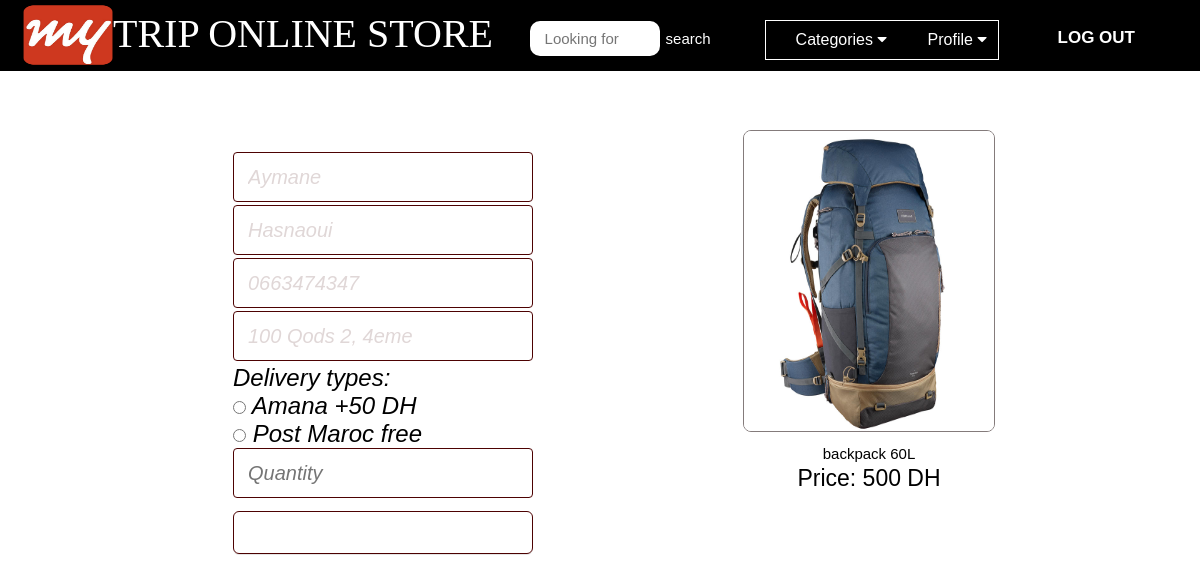
The page /orderform.php?poid=77 (signed in) on the database its author committed.
### tables this page shows
CREATE TABLE IF NOT EXISTS `user` (
  `id` int(11) NOT NULL AUTO_INCREMENT,
  `firstName` varchar(25) NOT NULL,
  `lastName` varchar(25) NOT NULL,
  `email` varchar(100) NOT NULL,
  `mobile` varchar(20) NOT NULL,
  `address` varchar(120) NOT NULL,
  `password` varchar(100) NOT NULL,
  `confirmCode` varchar(10) NOT NULL,
  `activation` varchar(10) NOT NULL DEFAULT 'no',
  PRIMARY KEY (`id`)
);

CREATE TABLE IF NOT EXISTS `products` (
  `id` int(11) NOT NULL AUTO_INCREMENT,
  `pName` varchar(100) NOT NULL,
  `price` int(11) NOT NULL,
  `piece` int(11) NOT NULL,
  `description` text NOT NULL,
  `available` int(11) NOT NULL,
  `category` varchar(100) NOT NULL,
  `type` varchar(100) NOT NULL,
  `item` varchar(100) NOT NULL,
  `pCode` varchar(20) NOT NULL,
  `picture` text NOT NULL,
  PRIMARY KEY (`id`)
);

### orderform.php (the view, shortened to what this page needs)
<?php include ( "inc/connect.inc.php" ); ?>
<?php
if (isset($_REQUEST['poid'])) {
	$poid = mysqli_real_escape_string($con,$_REQUEST['poid']);
}else {
	header('location: index.php');
}
if (!isset($_SESSION['user_login'])) {
	$user = "";
	header("location: login.php?ono=".$poid."");
}
else {
	$user = $_SESSION['user_login'];
	$result = mysqli_query($con,"SELECT * FROM user WHERE id='$user'");
		$get_user_email = mysqli_fetch_assoc($result);
			$uname_db = $get_user_email['firstName'];
			$ulast_db=$get_user_email['lastName'];
			$umob_db = $get_user_email['mobile'];
			$uadd_db = $get_user_email['address'];
}
$getposts = mysqli_query($con,"SELECT * FROM products WHERE id ='$poid'") or die(mysqli_error());
					if (mysqli_num_rows($getposts)) {
						$row = mysqli_fetch_assoc($getposts);
						$id = $row['id'];
						$pName = $row['pName'];
						$price = $row['price'];
						$picture = $row['picture'];
						$item = $row['item'];
						$category = $row['category'];
					}
?>
<!DOCTYPE html>
<html>
<head>
	<link rel="stylesheet" type="text/css" href="css/style.css">
        <link rel="stylesheet" href="https://cdnjs.cloudflare.com/ajax/libs/font-awesome/4.7.0/css/font-awesome.min.css">
</head>
<body style="background-image: url(image/94.jpg);background-position: center center; background-repeat: no-repeat;   background-size: cover;">
	<div class="homepageheader">
			<div class="signinButton loginButton">
				<div class="uiloginbutton signinButton loginButton" style="margin-right: 40px;">
					<?php
						if ($user!="") {
							echo '<a style="text-decoration: none; color: #fff;" href="logout.php">LOG OUT</a>';
						}
						else {
							echo '<a style="text-decoration: none; color: #fff;" href="signup.php">SIGN UP</a>';
						}
					 ?>
				</div>
				<div>
					<?php
						if ($user!="") {
							echo '<div style="color: #FFFFFF;line-height: 10px;padding: 0px 24px;text-align: center;text-decoration: none;float: right;margin: 20px 0px 0px 10px; font-size: 10px;">
							        <div class="navbar1">
                                    <div class="dropdown1">
                                        <button class="dropbtn1" onclick="myFunction()">Profile
                                         <i class="fa fa-caret-down"></i>
                                        </button>
                                     <div class="dropdown-content1" id="myDropdown">
                                        <a href="mycart.php " style="border-top-left-radius:0px;border-top-right-radius:0px;">My</br></br>Cart</a>
                                        <a href="profile.php">My</br></br>Orders</a>
										<a href="addproduct.php">Add</br></br>Product</a>
                                        <a href="settings.php" style="border-bottom-left-radius:10px;border-bottom-right-radius:10px;">Settings</a>
                                     </div>
                                    </div>
									 <div class="dropdown2">
                                        <button class="dropbtn2" onclick="myFunction1()">Categories
                                         <i class="fa fa-caret-down"></i>
                                        </button>
                                     <div class="dropdown-content2" id="myDropdown2">
										<a href="OurProducts/back.php" style="border-top-left-radius:0px;border-top-right-radius:0px;">BACK&pack</a>
				                        <a href="OurProducts/carpet.php" >CARPETS</a>
				                        <a href="OurProducts/tent.php" >TENTS</a>
				                        <a href="OurProducts/sleep.php" >SLEEP&Bag</a>
				                        <a href="OurProducts/torch.php" >TORCH</a>
				                        <a href="OurProducts/power.php" style="border-bottom-left-radius:10px;border-bottom-right-radius:10px;">POWER&Bank</a>
                                     </div>
                                    </div>
                                   </div>
								   </div>';
						}
					 ?>
				</div>
			</div>
			<div style="float: left; margin: 5px 0px 0px 23px;">
				<a href="index.php">
					<img style=" height: 60px; width: 90px;" src="image/ayman.png">
				</a>
			</div>
			<div style="float:left;">
			<h1 style="padding:10px 0px 0px 0px ;color:white;font-size:40px;font-family:verdana;">TRIP ONLINE STORE</h1>
			</div>
			<div class="" style="float: right; margin:5px 0px 0px 0px; ">
				<div id="srcheader">
					<form id="newsearch" method="get" action="search.php">
					        <input type="text" class="srctextinput" name="keywords" size="21" maxlength="120"  placeholder="Looking for"><input type="submit" value="search" class="srcbutton" >
					</form>
				</div>
			</div>
		</div>
	<div class="categolis" >
		</div>
	<div class="holecontainer" style="padding: 20px 15%">
		<div class="container signupform_content ">
			<div>
				<div style="float: left;">
				<?php
					if(isset($success_message)) {echo $success_message;
									echo '<h3 style="color:#0d7da6;font-size:45px;"> Payment Receipt </h3>';
						$user = $_SESSION['user_login'];
	$result = mysqli_query($con,"SELECT * FROM user WHERE id='$user'");
		$get_user_email = mysqli_fetch_assoc($result);
			$uname_db = $get_user_email['firstName'];
			$ulast_db=$get_user_email['lastName'];
			$uemail_db = $get_user_email['email'];
			$umob_db = $get_user_email['mobile'];
			$uadd_db = $get_user_email['address'];
			echo '<h3 style="color:#b05b15;font-size:25px;"> First Name: </h3>';
			echo'<span style="color:black;font-size:25px;">'. $uname_db.'</span>';
			echo '<h3 style="color:#b05b15;font-size:25px;"> Last Name: </h3>';
			echo'<span style="color:black;font-size:25px;">' .$ulast_db.'</span>';
			echo '<h3 style="color:#b05b15;font-size:25px;"> Email: </h3>';
			echo '<span style="color:black;font-size:25px;">' .$uemail_db.'</span>';
			echo '<h3 style="color:#b05b15;font-size:25px;"> Contact Number: </h3>';
			echo '<span style="color:black;font-size:25px;">' .$umob_db.'</span>';
			echo '<h3 style="color:#b05b15;font-size:25px;"> Home Address: </h3>';
			echo '<span style="color:black;font-size:25px;">'.$uadd_db.'</span>';
			$del = $_POST['Delivery'] ;
			echo '<h3 style="color:#b05b15;font-size:25px;">Types of Delivery:</h3>';
			echo'<span style="color:#000;font-size:25px;">' .$del.'</span>';
			$quan = $_POST['Quantity'];
			echo '<h3 style="color:#b05b15;font-size:25px;"> Quantity: </h3>';
			echo'<span style="color:#black;font-size:25px;">' .$quan.'</span>';
			echo '<h3 style="color:#0d7da6;font-size:45px;"> Total: '.$quan * $price.' DH</h2>';
					}
					else {
					echo '
						<div class="">
						<div class="signupform_text"></div>
						<div>
							<form action="" method="POST" class="registration">
								<div class="signup_form">
									<div>
										<td>
											<input name="fullname" placeholder="your name" required="required" class="email signupbox" type="text" size="30" value="'.$uname_db.'">
										</td>
									</div>
									<div>
										<td>
											<input name="lastname" placeholder="Your last name" required="required" class="email signupbox" type="text" size="30" value="'.$ulast_db.'">
										</td>
									</div>
									<div>
									<td>
											<input name="mobile" placeholder="Your mobile number" required="required" class="email signupbox" type="text" size="30" value="'.$umob_db.'">
										</td>
									</div>
									<div>
										<td>
											<input name="address" id="password-1" required="required"  placeholder="Write your full address" class="password signupbox " type="text" size="30" value="'.$uadd_db.'">
										</td>
									</div>
									<div>
									<td>
									<font style="italic" family="arial" size="5px" color="#000">
									Delivery types: <br>
									 <input name="Delivery" required="required" value="Amana +50 DH " type="radio"  placeholder="Mode Of Payment" > Amana +50 DH </br>
									 <input name="Delivery" type="radio" value="Poste Maroc free" required="required" placeholder="Mode Of Payment"> Post Maroc free </br>
									 </font>
									</td>
									</div>
									<div>
									<td>
									 <input name="Quantity" required="required" type="number" min="1" class="password signupbox" placeholder="Quantity">
									</td>
									</div>
									<div>
										<input name="order" class="uisignupbutton signupbutton" type="submit" value="Confirm Order">
									</div>
									<div class="signup_error_msg"> '; ?>
									<?php echo '</div>
								</div>
							</form>
						</div>
					</div>
					';
					}
				 ?>
				</div>
			</div>
		</div>
		<div style="float: right; font-size: 23px;">
			<div>
				<?php
					echo '
						<ul style="float: right;">
							<li style="float: right; padding: 0px 25px 25px 25px;">
								<div class="home-prodlist-img"><a href="'.$category.'/projetMytrip/OurProducts/view_product.php?pid='.$id.'">
									<img src="image/product/'.$item.'/'.$picture.'" class="home-prodlist-imgi" style="height:300px;width:250px">
									</a>
									<div style="text-align: center; padding: 0 0 6px 0;"> <span style="font-size: 15px;">'.$pName.'</span><br> Price: '.$price.' DH</div>
								</div>
							</li>
						</ul>
					';
				?>
			</div>
		</div>
	</div>
</body>
</html>

### css/style.css (style rules this page uses)
html, body, div, span, applet, object, iframe, h1, h2, h3, h4, h5, h6, p, blockquote, pre, a, abbr, acronym, address, big, cite, code, del, dfn, em, img, ins, kbd, q, s, samp, small, strike, strong, sub, sup, tt, var, b, u, i, center, dl, dt, dd, ol, ul, li, fieldset, form, label, legend, table, caption, tbody, tfoot, thead, tr, th, td, article, aside, canvas, details, embed, figure, figcaption, footer, header, hgroup, menu, nav, output, ruby, section, summary, time, mark, audio, video { margin: 0; padding: 0; border: 0; font: inherit; vertical-align: baseline;ss box-sizing: border-box; }
body { line-height: normal; }
ol, ul { list-style: none; }
* { margin: 0px; padding: 0px; }
body, button, input, label, select, td, textarea { font-family: Arial, Helvetica, tahoma,verdana,arial,sans-serif; font-size: 12px; }
body { width: 100%; position: relative; background-color: #ffffff; min-width: 1080px; }
.homepageheader { position: fixed; height: 70px; width: 100%; min-width: 980px; border-bottom: 1px solid #000; margin: 0px; background-image: initial; background-position-x: initial; background-position-y: initial; background-size: initial; background-repeat-x: initial; background-repeat-y: initial; background-attachment: initial; background-origin: initial; background-clip: initial; background-color: #000; }
.loginButton .signinButton { color: #FFFFFF; background: #000; border: 1px solid #000; cursor: pointer; display: inline-block; font-weight: bold; line-height: 10px; padding: 12px 24px; border-radius: 16px; text-align: center; text-decoration: none; float: right; margin: 20px 0px 0px 10px; font-size: 17px; }
#newsearch { float:left; padding:15px; }
.srctextinput { color:#000; margin: 0px; padding: 9px 15px; font-family: Arial, Helvetica, sans-serif; font-size:15px; border:0px solid #000; border-right:0px; border-top-left-radius: 10px 10px; border-top-right-radius: 10px 10px; border-bottom-left-radius: 10px 10px; border-bottom-right-radius:10px 10px; width: 100px; }
.srcbutton { margin: 0; padding: 9px 5px; font-family: Arial, Helvetica, sans-serif; font-size:15px; outline: none; cursor: pointer; text-align: center; text-decoration: none; color: #ffffff; border: solid 1px #000; border-right:0px; background: #000; border-top-right-radius: 10px 10px; border-top-left-radius: 10px 10px; border-bottom-right-radius: 10px 10px; border-bottom-left-radius: 10px 10px; }
.signup_form { background-image: initial; background-position-x: initial; background-position-y: initial; background-size: initial; background-repeat-x: initial; background-repeat-y: initial; background-attachment: initial; background-origin: initial; background-clip: initial; padding: 22px 53px 0 53px; color: #eeeeee; border-radius: 4px; font-style: italic; }
.signupbox { font-size: 20px; font-style: italic; margin-bottom: 3px; margin-top: 0px; padding: 14px; line-height: 25px; border-radius: 4px; border: 1px solid #4d0202; color: #e0d7d7; margin-left: 0; width: 270px; height: 20px; background-color: transparent; }
.signupbutton { background-color: transparent; border: 2px solid #7a6d38; border-radius: 6px; margin: 10px 0px; }
.uisignupbutton { color: #ffffff; cursor: pointer; display: inline-block; font-size: 18px; font-weight: bold; line-height: 13px; padding: 14px 0; width: 300px; text-align: center; text-decoration: none; border-width: 2px; border: 1px solid #4d0202; box-shadow: 0 1px 0 rgba(0, 0, 0, 0.1) }
.signup_error_msg { font-weight: bold; color: #A92A2A; padding: 0px 10px 15px 10px; text-align: center; font-size: 16px; }
.home-prodlist-imgi { height: 270px; width: 300px; padding: 0px; border: 1px solid #847b7b; border-radius: 8px; }
.categolis { line-height: 1.3; font-weight: bold; color: #fff; padding: 90px 0px 20px 50px; text-align: center; font-size: 27px; }
.navbar1 { border:1px solid; border-bottom-right-radius:0px; border-bottom-left-radius:0px; overflow: hidden; background-color: #000; font-family: Arial, Helvetica, sans-serif; }
.dropdown1 { float: right; overflow: hidden; }
.dropdown1 .dropbtn1 { cursor: pointer; font-size: 16px; border: none; outline: none; color: white; padding: 10px 11px; background-color: inherit; font-family: inherit; margin: 0; }
.dropdown2 { float: right; overflow: hidden; }
.dropdown2 .dropbtn2 { cursor: pointer; font-size: 16px; border: none; outline: none; color: white; padding: 10px 30px; background-color: inherit; font-family: inherit; margin: 0; }

### rows shown on the page
user: fullname "Aymane", lastname "Hasnaoui", mobile "0663474347", address "100 Qods 2, 4eme"
products: item+picture (picture), pName "backpack 60L", price "500"
